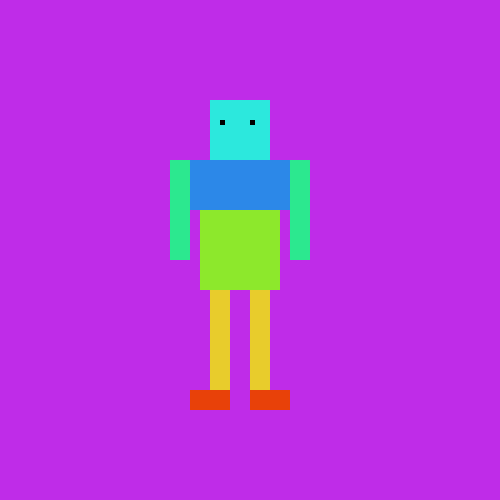
Frame 1 (no input)
Frame 60 (the mouse pressed at the canvas centre just before this capture): identical to frame 1, image omitted
Frame 120 (the mouse held since frame 60 and released just before this capture): identical to frame 1, image omitted

The Processing sketch that drew this single still picture (run headless with seeded random() and noise(); from frame 60 on, the mouse is pressed at the canvas centre):

// Processing sketch: processing_36154
// ── processing_36154.pde


int x = 210;
int y = 100;


void setup() {
  size(500, 500);
background(191, 44, 232);
noStroke();
}

void draw () {
fill(44, 232, 221);
rect(210,100, 60, 60);
fill(44, 136, 232);
rect(190, 160, 100, 50);
fill(44, 232, 143);
rect(170, 160, 20, 100);
fill(44, 232, 143);
rect(290, 160, 20, 100);
fill(141, 232, 44);
rect(200, 210, 80, 80);
fill(232, 204, 44);
rect(210, 290, 20, 100);
fill(232, 204, 44);
rect(250, 290, 20, 100);
fill(232, 65, 9);
rect(190, 390, 40, 20);
fill(232, 65, 9);
rect(250, 390, 40, 20);
fill(0);                   // colo ojo
rect(220, 120, 5, 5);      // ojo 1
fill(0);
rect(250, 120, 5, 5);
}
 
